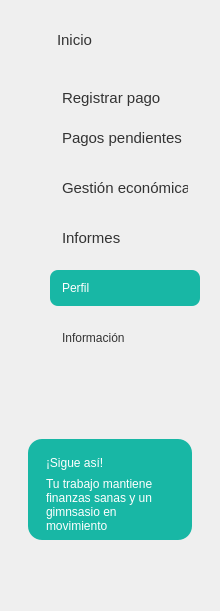
   <widget class="QFrame" name="frameMenu">
    <property name="geometry">
     <rect>
      <x>0</x>
      <y>89</y>
      <width>220</width>
      <height>611</height>
     </rect>
    </property>
    <property name="frameShape">
     <enum>QFrame::NoFrame</enum>
    </property>
    <widget class="QPushButton" name="btnInicio">
     <property name="geometry">
      <rect>
       <x>45</x>
       <y>22</y>
       <width>150</width>
       <height>36</height>
      </rect>
     </property>
     <property name="font">
      <font>
       <family>Segoe UI</family>
       <pointsize>11</pointsize>
       <weight>50</weight>
       <italic>false</italic>
       <bold>false</bold>
      </font>
     </property>
     <property name="styleSheet">
      <string notr="true">
QPushButton {
    background-color: transparent;
    border: none;
    border-radius: 8px;
    padding: 8px 12px;
	font-weight: normal;
    text-align: left;
    color: #333333;
}
QPushButton:hover {
    background-color: #E8F8F5;
}

QPushButton:checked {
    background-color: #DDF7F3;
    color: #333333;
}</string>
     </property>
     <property name="text">
      <string>Inicio</string>
     </property>
    </widget>
    <widget class="QPushButton" name="btnInscritos">
     <property name="geometry">
      <rect>
       <x>50</x>
       <y>170</y>
       <width>150</width>
       <height>36</height>
      </rect>
     </property>
     <property name="font">
      <font>
       <family>Segoe UI</family>
       <pointsize>11</pointsize>
      </font>
     </property>
     <property name="styleSheet">
      <string notr="true">QPushButton {
    background-color: transparent;
    border: none;
    border-radius: 8px;
    padding: 8px 12px;
    text-align: left;
    color: #333333;
}

QPushButton:hover {
    background-color: #E8F8F5;
}

QPushButton:checked {
    background-color: #DDF7F3;
    color: #333333;
    font-weight: bold;
}</string>
     </property>
     <property name="text">
      <string>Gestión económica</string>
     </property>
     <property name="flat">
      <bool>true</bool>
     </property>
    </widget>
    <widget class="QPushButton" name="btnOcupacion">
     <property name="geometry">
      <rect>
       <x>50</x>
       <y>220</y>
       <width>161</width>
       <height>36</height>
      </rect>
     </property>
     <property name="font">
      <font>
       <family>Segoe UI</family>
       <pointsize>11</pointsize>
      </font>
     </property>
     <property name="styleSheet">
      <string notr="true">QPushButton {
    background-color: transparent;
    border: none;
    border-radius: 8px;
    padding: 8px 12px;
    text-align: left;
    color: #333333;
}

QPushButton:hover {
    background-color: #E8F8F5;
}

QPushButton:checked {
    background-color: #DDF7F3;
    color: #333333;
    font-weight: bold;
}</string>
     </property>
     <property name="text">
      <string>Informes</string>
     </property>
     <property name="flat">
      <bool>true</bool>
     </property>
    </widget>
    <widget class="QPushButton" name="btnPerfil">
     <property name="geometry">
      <rect>
       <x>50</x>
       <y>270</y>
       <width>150</width>
       <height>36</height>
      </rect>
     </property>
     <property name="styleSheet">
      <string notr="true">QPushButton {
    background-color: #18B7A5;
    border: none;
    border-radius: 8px;
    padding: 8px 12px;
    text-align: left;
    color: #FFFFFF;
}

QPushButton:hover {
    background-color: #E8F8F5;
}

QPushButton:checked {
    background-color: #DDF7F3;
    color: #333333;
    font-weight: bold;
}

 

</string>
     </property>
     <property name="text">
      <string>Perfil</string>
     </property>
    </widget>
    <widget class="QPushButton" name="btnInformacion">
     <property name="geometry">
      <rect>
       <x>50</x>
       <y>320</y>
       <width>150</width>
       <height>36</height>
      </rect>
     </property>
     <property name="styleSheet">
      <string notr="true">QPushButton {
    background-color: transparent;
    border: none;
    border-radius: 8px;
    padding: 8px 12px;
    text-align: left;
    color: #333333;
}

QPushButton:hover {
    background-color: #E8F8F5;
}

QPushButton:checked {
    background-color: #DDF7F3;
    color: #333333;
    font-weight: bold;
}</string>
     </property>
     <property name="text">
      <string>Información</string>
     </property>
    </widget>
    <widget class="QFrame" name="cardSigue">
     <property name="geometry">
      <rect>
       <x>28</x>
       <y>439</y>
       <width>164</width>
       <height>101</height>
      </rect>
     </property>
     <property name="styleSheet">
      <string notr="true">QFrame#cardSigue { background-color: #18B7A5; border-radius: 14px; border: none; }</string>
     </property>
     <widget class="QLabel" name="lblSigue">
      <property name="geometry">
       <rect>
        <x>18</x>
        <y>12</y>
        <width>130</width>
        <height>24</height>
       </rect>
      </property>
      <property name="styleSheet">
       <string notr="true">color:white; font:bold 11pt &quot;Segoe UI&quot;;</string>
      </property>
      <property name="text">
       <string>¡Sigue así!</string>
      </property>
     </widget>
     <widget class="QLabel" name="lblSigueTexto">
      <property name="geometry">
       <rect>
        <x>18</x>
        <y>35</y>
        <width>130</width>
        <height>61</height>
       </rect>
      </property>
      <property name="styleSheet">
       <string notr="true">color:white; font:9pt &quot;Segoe UI&quot;;</string>
      </property>
      <property name="text">
       <string>Tu trabajo mantiene finanzas sanas y un gimnsasio en movimiento</string>
      </property>
      <property name="wordWrap">
       <bool>true</bool>
      </property>
     </widget>
    </widget>
    <widget class="QLabel" name="label">
     <property name="geometry">
      <rect>
       <x>20</x>
       <y>30</y>
       <width>20</width>
       <height>20</height>
      </rect>
     </property>
     <property name="text">
      <string/>
     </property>
     <property name="pixmap">
      <pixmap>./src/vista/imagenes/casa_inicio.png</pixmap>
     </property>
     <property name="scaledContents">
      <bool>true</bool>
     </property>
    </widget>
    <widget class="QLabel" name="label_10">
     <property name="geometry">
      <rect>
       <x>20</x>
       <y>280</y>
       <width>23</width>
       <height>23</height>
      </rect>
     </property>
     <property name="text">
      <string/>
     </property>
     <property name="pixmap">
      <pixmap>./src/vista/imagenes/usuario.png</pixmap>
     </property>
     <property name="scaledContents">
      <bool>true</bool>
     </property>
    </widget>
    <widget class="QLabel" name="label_11">
     <property name="geometry">
      <rect>
       <x>20</x>
       <y>330</y>
       <width>23</width>
       <height>23</height>
      </rect>
     </property>
     <property name="text">
      <string/>
     </property>
     <property name="pixmap">
      <pixmap>./src/vista/imagenes/informacion.png</pixmap>
     </property>
     <property name="scaledContents">
      <bool>true</bool>
     </property>
    </widget>
    <widget class="QLabel" name="label_12">
     <property name="geometry">
      <rect>
       <x>20</x>
       <y>90</y>
       <width>20</width>
       <height>20</height>
      </rect>
     </property>
     <property name="text">
      <string/>
     </property>
     <property name="pixmap">
      <pixmap>./src/vista/imagenes/caja-registradora.png</pixmap>
     </property>
     <property name="scaledContents">
      <bool>true</bool>
     </property>
    </widget>
    <widget class="QLabel" name="label_3">
     <property name="geometry">
      <rect>
       <x>20</x>
       <y>130</y>
       <width>20</width>
       <height>20</height>
      </rect>
     </property>
     <property name="styleSheet">
      <string notr="true">image: url(./src/vista/imagenes/tarjeta-de-credito.png)</string>
     </property>
     <property name="text">
      <string/>
     </property>
    </widget>
    <widget class="QLabel" name="label_4">
     <property name="geometry">
      <rect>
       <x>20</x>
       <y>180</y>
       <width>20</width>
       <height>20</height>
      </rect>
     </property>
     <property name="styleSheet">
      <string notr="true">image: url(./src/vista/imagenes/cartera.png)</string>
     </property>
     <property name="text">
      <string/>
     </property>
    </widget>
    <widget class="QLabel" name="label_8">
     <property name="geometry">
      <rect>
       <x>20</x>
       <y>230</y>
       <width>23</width>
       <height>23</height>
      </rect>
     </property>
     <property name="styleSheet">
      <string notr="true">image: url(./src/vista/imagenes/grafico-de-barras.png)</string>
     </property>
     <property name="text">
      <string/>
     </property>
    </widget>
    <widget class="QPushButton" name="btnRegistroAsistencia">
     <property name="geometry">
      <rect>
       <x>50</x>
       <y>120</y>
       <width>150</width>
       <height>36</height>
      </rect>
     </property>
     <property name="font">
      <font>
       <family>Segoe UI</family>
       <pointsize>11</pointsize>
      </font>
     </property>
     <property name="styleSheet">
      <string notr="true">QPushButton {
    background-color: transparent;
    border: none;
    border-radius: 8px;
    padding: 8px 12px;
    text-align: left;
    color: #333333;
}

QPushButton:hover {
    background-color: #E8F8F5;
}

QPushButton:checked {
    background-color: #DDF7F3;
    color: #333333;
    font-weight: bold;
}</string>
     </property>
     <property name="text">
      <string>Pagos pendientes</string>
     </property>
     <property name="flat">
      <bool>true</bool>
     </property>
    </widget>
    <widget class="QPushButton" name="btnClases_2">
     <property name="geometry">
      <rect>
       <x>50</x>
       <y>80</y>
       <width>150</width>
       <height>36</height>
      </rect>
     </property>
     <property name="font">
      <font>
       <family>Segoe UI</family>
       <pointsize>11</pointsize>
      </font>
     </property>
     <property name="mouseTracking">
      <bool>false</bool>
     </property>
     <property name="tabletTracking">
      <bool>false</bool>
     </property>
     <property name="styleSheet">
      <string notr="true">QPushButton {
    background-color: transparent;
    border: none;
    border-radius: 8px;
    padding: 8px 12px;
    text-align: left;
    color: #333333;
}

QPushButton:hover {
    background-color: #E8F8F5;
}

QPushButton:checked {
    background-color: #DDF7F3;
    color: #333333;
    font-weight: bold;
}</string>
     </property>
     <property name="text">
      <string>Registrar pago</string>
     </property>
     <property name="checkable">
      <bool>true</bool>
     </property>
     <property name="checked">
      <bool>false</bool>
     </property>
     <property name="flat">
      <bool>false</bool>
     </property>
    </widget>
   </widget>
